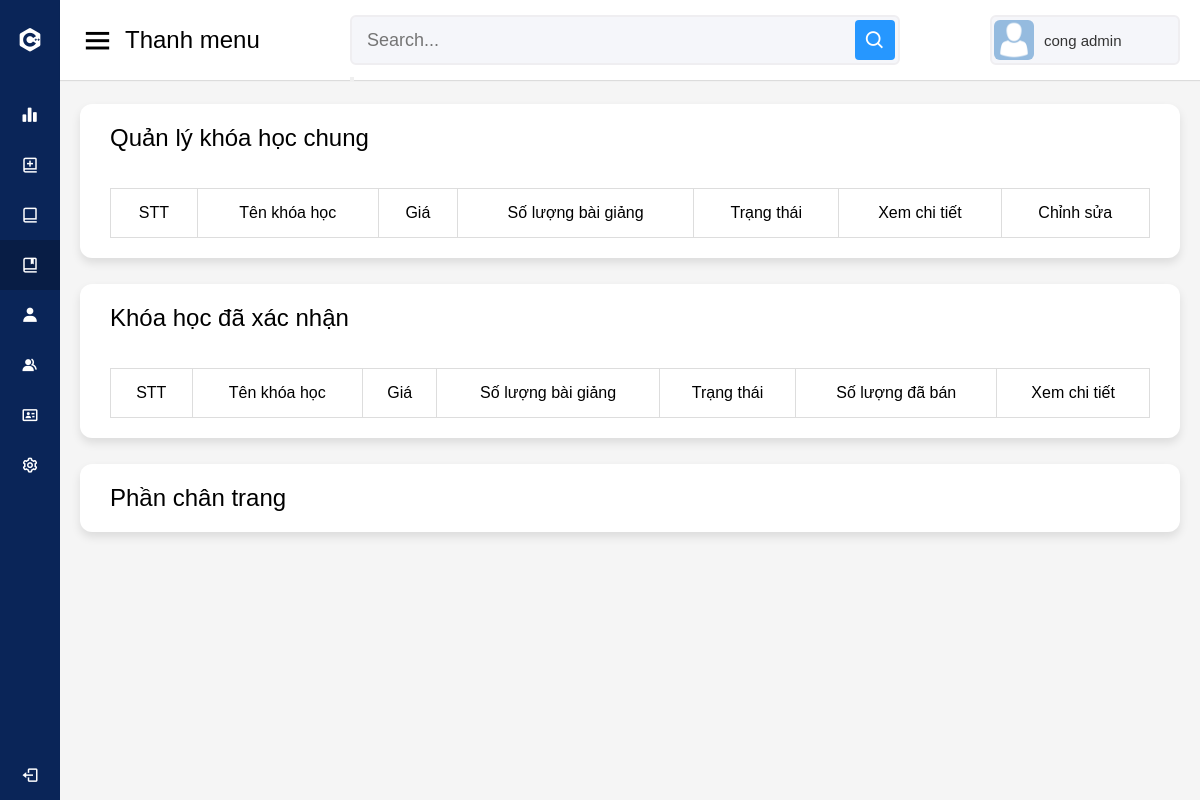
The page /admin/manage/course_manager_admin.php (signed in) on the database as committed earlier.
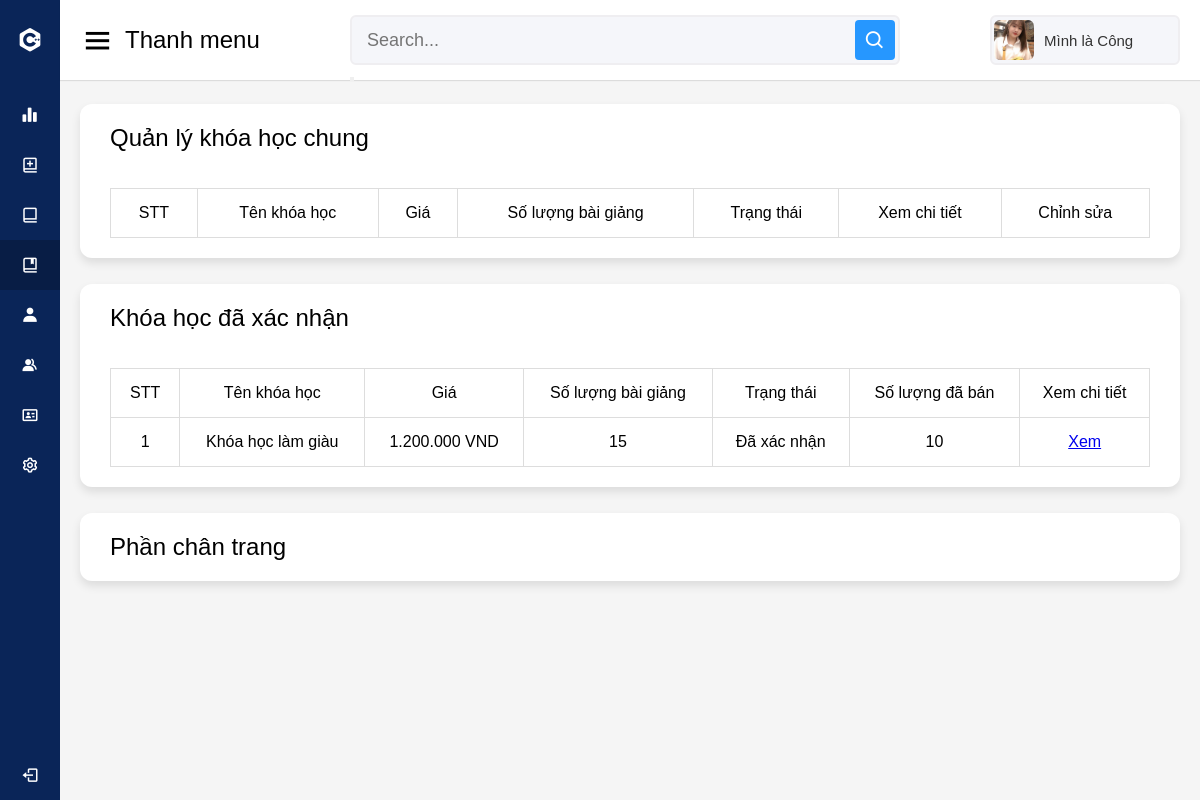
The same page on the database as committed later.
### tables this page shows
CREATE TABLE `course` (
  `id_course` int(11) NOT NULL,
  `id_admin` int(11) NOT NULL,
  `name_course` varchar(100) NOT NULL,
  `description_course` text NOT NULL,
  `image_course` varchar(150) NOT NULL,
  `status_course` int(11) NOT NULL,
  `price` int(11) NOT NULL,
  `created_at` timestamp NOT NULL DEFAULT CURRENT_TIMESTAMP
);

### admin/manage/course_manager_admin.php (the view, shortened to what this page needs)
<!DOCTYPE html>
<html lang="en" dir="ltr">
<head>
    <link rel="stylesheet" href="../default/style.css">
    <link href='https://unpkg.com/boxicons@2.0.7/css/boxicons.min.css' rel='stylesheet'>
</head>
<body>
    <?php
    require "../default/option.php"
    ?>
    <section class="home-section">
            <?php
            require "../default/user.php"
            ?>
            <div class="home-content">
                <div class="sales-boxes">
                    <div class="recent-sales box">
                        <div class="title">Quản lý khóa học chung</div>
                        <br><br>
                        <div class="sales-details">
                            <?php
                            if (!function_exists('currency_format')) {
                                function currency_format($number, $suffix = ' VND')
                                {
                                    if (!empty($number)) {
                                        return number_format($number, 0, ',', '.') . "{$suffix}";
                                    }
                                }
                            }
                            require "../../public/connect_sql.php";
                            $sql = "SELECT course.*, COUNT(lesson.id_course) as number_course FROM `course`
                                LEFT OUTER JOIN lesson ON course.id_course = lesson.id_course
                                WHERE `status_course` = '1'
                                GROUP BY course.id_course";
                            $courses2 = mysqli_query($connection, $sql);
                            ?>
                            <table>
                                <tr>
                                    <th>STT</th>
                                    <th>Tên khóa học</th>
                                    <th>Giá</th>
                                    <th>Số lượng bài giảng</th>
                                    <th>Trạng thái</th>
                                    <th>Xem chi tiết</th>
                                    <th>Chỉnh sửa</th>
                                </tr>
                            </table>
                        </div>
                    </div>
                </div>
                <div class="sales-boxes" style="margin-top: 26px">
                    <div class="recent-sales box">
                        <div class="title">Khóa học đã xác nhận</div>
                        <br><br>
                        <table>
                                <tr>
                                    <th>STT</th>
                                    <th>Tên khóa học</th>
                                    <th>Giá</th>
                                    <th>Số lượng bài giảng</th>
                                    <th>Trạng thái</th>
                                    <th>Số lượng đã bán</th>
                                    <th>Xem chi tiết</th>
                                </tr>
                                <?php foreach ($courses2 as $index => $course) { ?>
                                    <tr>
                                        <th>
                                            <?php echo $index + 1; ?>
                                        </th>
                                        <th>
                                            <?php echo $course['name_course'] ?>
                                        </th>
                                        <th>
                                            <?php echo currency_format($course['price']) ?>
                                        </th>
                                        <th>
                                            <?php echo $course['number_course'] ?>
                                        </th>
                                        <th>
                                            <?php
                                            if ($course['status_course'] == 0) {
                                                echo "Chờ xác nhận";
                                            } else {
                                                echo "Đã xác nhận";
                                            }
                                            ?>
                                        </th>
                                        <th>
                                            10
                                        </th>
                                        <th>
                                            <a href="./course_manager_detail_admin.php?id=<?php echo $course['id_course'] ?>">Xem</a>
                                        </th>
                                    </tr>
                                <?php } ?>
                            </table>
                    </div>
                </div>
                <?php require "../default/footer.php" ?>
            </div>
    </section>
</body>
</html>

### admin/default/option.php
<div class="sidebar">
    <div class="logo-details">
      <i class='bx bxl-c-plus-plus'></i>
      <span class="logo_name">Cong Shop!</span>
    </div>
      <ul class="nav-links">
        <li>
          <a href="#">
            <i class='bx bxs-bar-chart-alt-2'></i>
            <span class="links_name">Tổng quan</span>
          </a>
        </li>
        <li>
          <a href="./course_add.php" id="course-add">
            <i class='bx bx-book-add'></i>
            <span class="links_name">Thêm khóa học mới</span>
          </a>
        </li>
        <li>
          <a href="./course_manager.php" id="course-manager">
            <i class='bx bx-book-alt'></i>
            <span class="links_name">Khóa học của tôi</span>
          </a>
        </li>
        <?php if ($_SESSION['lever'] == 2) { ?>
        <li>
          <a href="./course_manager_admin.php" id="course-manager-admin">
            <i class='bx bx-book-bookmark'></i>
            <span class="links_name">Quản lý khóa học(admin)</span>
          </a>
        </li>
        <li>
          <a href="#">
            <i class='bx bxs-user'></i>
            <span class="links_name">Quản lý người dùng</span>
          </a>
        </li>
        <li>
          <a href="./employee_manager.php" id="employee-manager">
          <i class='bx bxs-group'></i>
            <span class="links_name">Quản lý nhân sự</span>
          </a>
        </li>
        <li>
          <a href="./employee_analysis.php" id='employee-analysis'>
            <i class='bx bx-id-card'></i>
            <span class="links_name">Phân tích tài chính</span>
          </a>
        </li>
        <?php } ?>
        <li>
          <a href="./my_account.php" id='my-account'>
            <i class='bx bx-cog' ></i>
            <span class="links_name">Cài đặt tài khoản</span>
          </a>
        </li>
        <li class="log_out">
          <a href="../processing/logout.php">
            <i class='bx bx-log-out'></i>
            <span class="links_name">Đăng xuất</span>
          </a>
        </li>
      </ul>
  </div>

### admin/default/user.php
<nav>
  <div class="sidebar-button">
    <i class='bx bx-menu sidebarBtn'></i>
    <span class="dashboard">Thanh menu</span>
  </div>
  <form class="search-box" action="">
    <input type="text" name="search" placeholder="Search...">
    <button style="cursor: pointer"><i class='bx bx-search'></i></button>
  </form>
  <div class="profile-details">
    <?php if ($_SESSION['image'] == "none") { ?>
      <img width="100%" src="../../public/images/default/avata.png" alt="">
    <?php } else { ?>
      <img width="100%" src="../../public/images/upload/<?php echo $_SESSION['image'] ?>" alt="">
    <?php } ?>
    <span class="admin_name">
      <?php echo $_SESSION['user'] ?>
    </span>
  </div>
</nav>

### admin/default/footer.php
<div class="sales-boxes" style="margin-top: 26px">
    <div class="recent-sales box">
        <div class="title">Phần chân trang</div>
    </div>
</div>

### admin/default/style.css (style rules this page uses)
* { margin: 0; padding: 0; box-sizing: border-box; font-family: sans-serif; scroll-behavior: smooth; }
.sidebar { position: fixed; height: 100%; width: 240px; background: #0A2558; transition: all 0.5s ease; }
.sidebar .logo-details { height: 80px; display: flex; align-items: center; }
.sidebar .logo-details i { font-size: 28px; font-weight: 500; color: #fff; min-width: 60px; text-align: center }
.sidebar .logo-details .logo_name { color: #fff; font-size: 24px; font-weight: 500; }
.sidebar .nav-links { margin-top: 10px; }
.sidebar .nav-links li { position: relative; list-style: none; height: 50px; }
.sidebar .nav-links li a { height: 100%; width: 100%; display: flex; align-items: center; text-decoration: none; transition: all 0.4s ease; }
.sidebar .nav-links li i { min-width: 60px; text-align: center; font-size: 18px; color: #fff; }
.sidebar .nav-links li a .links_name { color: #fff; font-size: 15px; font-weight: 400; white-space: nowrap; }
.sidebar .nav-links .log_out { position: absolute; bottom: 0; width: 100%; }
.home-section { position: relative; background: #f5f5f5; min-height: 100vh; width: calc(100% - 240px); left: 240px; transition: all 0.5s ease; }
.home-section nav { display: flex; justify-content: space-between; height: 80px; background: #fff; display: flex; align-items: center; position: fixed; width: calc(100% - 240px); left: 240px; z-index: 100; padding: 0 20px; box-shadow: 0 1px 1px rgba(0, 0, 0, 0.1); transition: all 0.5s ease; }
.home-section nav .sidebar-button { display: flex; align-items: center; font-size: 24px; font-weight: 500; }
nav .sidebar-button i { font-size: 35px; margin-right: 10px; }
.home-section nav .search-box { position: relative; height: 50px; max-width: 550px; width: 100%; margin: 0 20px; }
nav .search-box input { height: 100%; width: 100%; outline: none; background: #F5F6FA; border: 2px solid #EFEEF1; border-radius: 6px; font-size: 18px; padding: 0 15px; }
nav .search-box .bx-search { position: absolute; height: 40px; width: 40px; background: #2697FF; right: 5px; top: 50%; transform: translateY(-50%); border-radius: 4px; line-height: 40px; text-align: center; color: #fff; font-size: 22px; transition: all 0.4 ease; }
.home-section nav .profile-details { display: flex; align-items: center; background: #F5F6FA; border: 2px solid #EFEEF1; border-radius: 6px; height: 50px; min-width: 190px; padding: 0 15px 0 2px; }
nav .profile-details img { height: 40px; width: 40px; border-radius: 6px; object-fit: cover; }
nav .profile-details .admin_name { font-size: 15px; font-weight: 500; color: #333; margin: 0 10px; white-space: nowrap; }
.home-section .home-content { position: relative; padding-top: 104px; }
.home-content .sales-boxes { display: flex; justify-content: space-between; }
.home-content .sales-boxes .recent-sales { width: 100%; background: #fff; padding: 20px 30px; margin: 0 20px; border-radius: 12px; box-shadow: 0 5px 10px rgba(0, 0, 0, 0.1); }
.home-content .sales-boxes .sales-details { display: flex; align-items: center; justify-content: space-between; }
.sales-boxes .box .title { font-size: 24px; font-weight: 500; }
@media (max-width: 1240px) { .sidebar { width: 60px; } }
@media (max-width: 1240px) { .home-section { width: calc(100% - 60px); left: 60px; } }
@media (max-width: 1240px) { .home-section nav { width: calc(100% - 60px); left: 60px; } }

### admin/manage/course_manager_admin.php (style rules this page uses)
table, td, th { border: 1px solid #ddd; text-align: left; }
table { border-collapse: collapse; width: 100%; }
th, td { padding: 15px; font-weight: normal; text-align: center; }
#course-manager-admin { background: #081D45; }

Rows that differ between the two databases and show on the page:
added course: name_course "Khóa học làm giàu", price "1.200.000 VND", number_course "15", status_course "Đã xác nhận"
Other text that changed with them:
$_SESSION['user']: "cong admin" → "Mình là Công"
